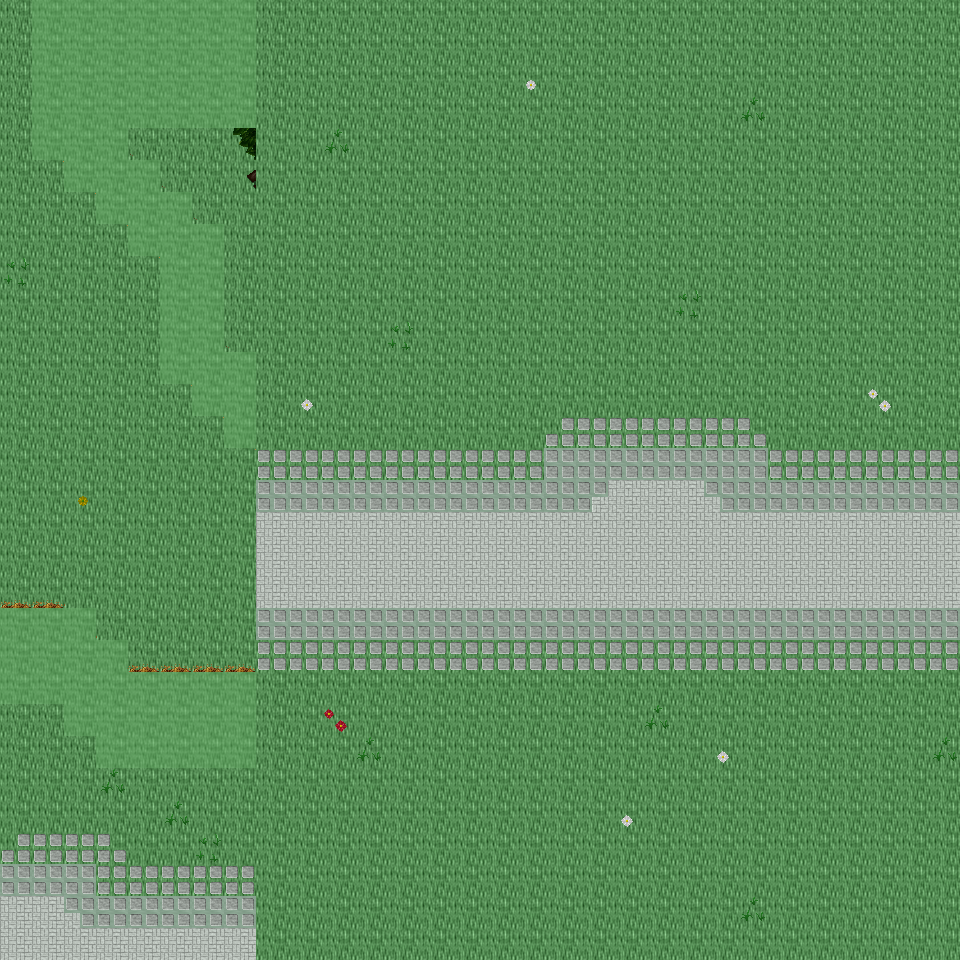

The image is a tile-based game level rendered from a .tmx file. Its description and source (layers, tilesets, objects; grid data summarised) follow:
An orthogonal 30x30 tile map with 32x32 px tiles, 6 tile layers (Ground, Object, Object2, Above, ...), 45 tilesets and 3 objects (3x mapExit).

<map version="1.0" orientation="orthogonal" renderorder="right-down" width="30" height="30" tilewidth="32" tileheight="32" nextobjectid="4">
  <tileset firstgid="1" name="tileset_ground_ground" tilewidth="32" tileheight="32" tilecount="33" columns="3">
    <image source="../drawable/tileset_ground_ground.png" width="96" height="352" />
  </tileset>
  <tileset firstgid="34" name="tileset_building_castle" tilewidth="32" tileheight="32" tilecount="320" columns="20">
    <image source="../drawable/tileset_building_castle.png" width="640" height="512" />
  </tileset>
  <tileset firstgid="354" name="tileset_ground_water_pool" tilewidth="32" tileheight="32" tilecount="72" columns="3">
    <image source="../drawable/tileset_ground_water_pool.png" width="96" height="768" />
  </tileset>
  <tileset firstgid="426" name="tileset_ground_ridge_earth_dark" tilewidth="32" tileheight="32" tilecount="96" columns="12">
    <image source="../drawable/tileset_ground_ridge_earth_dark.png" width="384" height="256" />
  </tileset>
  <tileset firstgid="522" name="tileset_ground_grass_edges" tilewidth="32" tileheight="32" tilecount="36" columns="12">
    <image source="../drawable/tileset_ground_grass_edges.png" width="384" height="96" />
  </tileset>
  <tileset firstgid="558" name="tileset_ground_earth_edges" tilewidth="32" tileheight="32" tilecount="18" columns="6">
    <image source="../drawable/tileset_ground_earth_edges.png" width="192" height="96" />
  </tileset>
  <tileset firstgid="576" name="tileset_ground_grass_corners" tilewidth="32" tileheight="32" tilecount="24" columns="6">
    <image source="../drawable/tileset_ground_grass_corners.png" width="192" height="128" />
  </tileset>
  <tileset firstgid="600" name="tileset_plant_stump_stump_green" tilewidth="32" tileheight="32" tilecount="4" columns="2">
    <image source="../drawable/tileset_plant_stump_stump_green.png" width="64" height="64" />
  </tileset>
  <tileset firstgid="604" name="tileset_item_pot_barrel" tilewidth="32" tileheight="32" tilecount="2" columns="1">
    <image source="../drawable/tileset_item_pot_barrel.png" width="32" height="64" />
  </tileset>
  <tileset firstgid="606" name="tileset_ground_rock_rocks_2" tilewidth="32" tileheight="32" tilecount="4" columns="2">
    <image source="../drawable/tileset_ground_rock_rocks_2.png" width="64" height="64" />
  </tileset>
  <tileset firstgid="610" name="tileset_ground_ladder_horizontal_dark" tilewidth="32" tileheight="32" tilecount="3" columns="1">
    <image source="../drawable/tileset_ground_ladder_horizontal_dark.png" width="32" height="96" />
  </tileset>
  <tileset firstgid="613" name="tileset_plant_grasses" tilewidth="32" tileheight="32" tilecount="6" columns="3">
    <image source="../drawable/tileset_plant_grasses.png" width="96" height="64" />
  </tileset>
  <tileset firstgid="619" name="tileset_plant_tree_tree_green" tilewidth="32" tileheight="32" tilecount="88" columns="8">
    <image source="../drawable/tileset_plant_tree_tree_green.png" width="256" height="352" />
  </tileset>
  <tileset firstgid="707" name="tileset_ground_water_waterfall" tilewidth="32" tileheight="32" tilecount="120" columns="8">
    <image source="../drawable/tileset_ground_water_waterfall.png" width="256" height="480" />
  </tileset>
  <tileset firstgid="827" name="tileset_plant_flower_daisy_white" tilewidth="32" tileheight="32" tilecount="8" columns="2">
    <image source="../drawable/tileset_plant_flower_daisy_white.png" width="64" height="128" />
  </tileset>
  <tileset firstgid="835" name="tileset_plant_flower_daisy_red" tilewidth="32" tileheight="32" tilecount="8" columns="2">
    <image source="../drawable/tileset_plant_flower_daisy_red.png" width="64" height="128" />
  </tileset>
  <tileset firstgid="843" name="tileset_ground_rock_pebbles" tilewidth="32" tileheight="32" tilecount="3" columns="1">
    <image source="../drawable/tileset_ground_rock_pebbles.png" width="32" height="96" />
  </tileset>
  <tileset firstgid="846" name="tileset_plant_flower_daisy_yellow" tilewidth="32" tileheight="32" tilecount="8" columns="2">
    <image source="../drawable/tileset_plant_flower_daisy_yellow.png" width="64" height="128" />
  </tileset>
  <tileset firstgid="854" name="tileset_building_decoration_longhorn_skull" tilewidth="32" tileheight="32" tilecount="6" columns="3">
    <image source="../drawable/tileset_building_decoration_longhorn_skull.png" width="96" height="64" />
  </tileset>
  <tileset firstgid="860" name="tileset_furniture_light_flames" tilewidth="32" tileheight="32" tilecount="6" columns="6">
    <image source="../drawable/tileset_furniture_light_flames.png" width="192" height="32" />
  </tileset>
  <tileset firstgid="866" name="tileset_plant_stump_stump_brown" tilewidth="32" tileheight="32" tilecount="4" columns="2">
    <image source="../drawable/tileset_plant_stump_stump_brown.png" width="64" height="64" />
  </tileset>
  <tileset firstgid="870" name="tileset_building_decoration_rocks_2" tilewidth="32" tileheight="32" tilecount="2" columns="1">
    <image source="../drawable/tileset_building_decoration_rocks_2.png" width="32" height="64" />
  </tileset>
  <tileset firstgid="872" name="tileset_plant_flower_daisy_blue" tilewidth="32" tileheight="32" tilecount="8" columns="2">
    <image source="../drawable/tileset_plant_flower_daisy_blue.png" width="64" height="128" />
  </tileset>
  <tileset firstgid="880" name="tileset_building_fence_fence_chunky" tilewidth="32" tileheight="32" tilecount="21" columns="3">
    <image source="../drawable/tileset_building_fence_fence_chunky.png" width="96" height="224" />
  </tileset>
  <tileset firstgid="901" name="tileset_ground_water_water_bubbles" tilewidth="32" tileheight="32" tilecount="32" columns="8">
    <image source="../drawable/tileset_ground_water_water_bubbles.png" width="256" height="128" />
  </tileset>
  <tileset firstgid="933" name="tileset_item_statue_grey_stone" tilewidth="32" tileheight="32" tilecount="4" columns="2">
    <image source="../drawable/tileset_item_statue_grey_stone.png" width="64" height="64" />
  </tileset>
  <tileset firstgid="937" name="tileset_plant_tree_tree_darkgreen" tilewidth="32" tileheight="32" tilecount="88" columns="8">
    <image source="../drawable/tileset_plant_tree_tree_darkgreen.png" width="256" height="352" />
  </tileset>
  <tileset firstgid="1025" name="tileset_logic_creature_animal" tilewidth="32" tileheight="32" tilecount="32" columns="8">
    <image source="../drawable/tileset_logic_creature_animal.png" width="256" height="128" />
  </tileset>
  <tileset firstgid="1057" name="tileset_logic_creature_rodent" tilewidth="32" tileheight="32" tilecount="8" columns="8">
    <image source="../drawable/tileset_logic_creature_rodent.png" width="256" height="32" />
  </tileset>
  <tileset firstgid="1065" name="tileset_logic_portal" tilewidth="32" tileheight="32" tilecount="24" columns="8">
    <image source="../drawable/tileset_logic_portal.png" width="256" height="96" />
  </tileset>
  <tileset firstgid="1089" name="tileset_logic_item_mushroom" tilewidth="32" tileheight="32" tilecount="6" columns="6">
    <image source="../drawable/tileset_logic_item_mushroom.png" width="192" height="32" />
  </tileset>
  <tileset firstgid="1095" name="tileset_logic_collision" tilewidth="32" tileheight="32" tilecount="1" columns="1">
    <image source="../drawable/tileset_logic_collision.png" width="32" height="32" />
  </tileset>
  <tileset firstgid="1096" name="tileset_logic_creature_human_little" tilewidth="32" tileheight="32" tilecount="2" columns="2">
    <image source="../drawable/tileset_logic_creature_human_little.png" width="64" height="32" />
  </tileset>
  <tileset firstgid="1098" name="tileset_logic_creature_fairy" tilewidth="32" tileheight="32" tilecount="4" columns="4">
    <image source="../drawable/tileset_logic_creature_fairy.png" width="128" height="32" />
  </tileset>
  <tileset firstgid="1102" name="tileset_logic_item_herb" tilewidth="32" tileheight="32" tilecount="5" columns="5">
    <image source="../drawable/tileset_logic_item_herb.png" width="160" height="32" />
  </tileset>
  <tileset firstgid="1107" name="tileset_object_suspension_bridge" tilewidth="32" tileheight="32" tilecount="24" columns="3">
    <image source="../drawable/tileset_object_suspension_bridge.png" width="96" height="256" />
  </tileset>
  <tileset firstgid="1131" name="tileset_logic_creature_farm_animal" tilewidth="32" tileheight="32" tilecount="16" columns="8">
    <image source="../drawable/tileset_logic_creature_farm_animal.png" width="256" height="64" />
  </tileset>
  <tileset firstgid="1147" name="tileset_ground_green_paving" tilewidth="32" tileheight="32" tilecount="18" columns="3">
    <image source="../drawable/tileset_ground_green_paving.png" width="96" height="192" />
  </tileset>
  <tileset firstgid="1165" name="tileset_logic_protection" tilewidth="32" tileheight="32" tilecount="2" columns="2">
    <image source="../drawable/tileset_logic_protection.png" width="64" height="32" />
  </tileset>
  <tileset firstgid="1167" name="tileset_light_light_5x5" tilewidth="32" tileheight="32" tilecount="25" columns="5">
    <image source="../drawable/tileset_light_light_5x5.png" width="160" height="160" />
  </tileset>
  <tileset firstgid="1192" name="tileset_light_door_light" tilewidth="32" tileheight="32" tilecount="12" columns="3">
    <image source="../drawable/tileset_light_door_light.png" width="96" height="128" />
  </tileset>
  <tileset firstgid="1204" name="tileset_building_huts" tilewidth="32" tileheight="32" tilecount="338" columns="26">
    <image source="../drawable/tileset_building_huts.png" width="832" height="416" />
  </tileset>
  <tileset firstgid="1542" name="tileset_building_chimney_smoke" tilewidth="32" tileheight="32" tilecount="40" columns="4">
    <image source="../drawable/tileset_building_chimney_smoke.png" width="128" height="320" />
  </tileset>
  <tileset firstgid="1582" name="tileset_plant_tree_chestnut_tree" tilewidth="32" tileheight="32" tilecount="20" columns="4">
    <image source="../drawable/tileset_plant_tree_chestnut_tree.png" width="128" height="160" />
  </tileset>
  <tileset firstgid="1602" name="tileset_logic_creature_troll" tilewidth="32" tileheight="32" tilecount="4" columns="4">
    <image source="../drawable/tileset_logic_creature_troll.png" width="128" height="32" />
  </tileset>
  <layer name="Ground" width="30" height="30">
    <data>[900 cells, 900 non-empty, 2 distinct tile ids]</data>
  </layer>
  <layer name="Object" width="30" height="30">
    <data>[900 cells, 259 non-empty, 20 distinct tile ids]</data>
  </layer>
  <layer name="Object2" width="30" height="30">
    <data>[900 cells, 36 non-empty, 17 distinct tile ids]</data>
  </layer>
  <layer name="Above" width="30" height="30">
    <data>[900 cells, 15 non-empty, 13 distinct tile ids]</data>
  </layer>
  <layer name="Above2" width="30" height="30">
    <data>[900 cells, 0 non-empty, 0 distinct tile ids]</data>
  </layer>
  <layer name="Walkable" width="30" height="30">
    <data>[900 cells, 78 non-empty, 1 distinct tile ids]</data>
  </layer>
  <objectgroup name="MapEvents">
    <object id="1" name="south" type="mapExit" x="0" y="928" width="960" height="32">
      <properties>
        <property name="map" value="level_0_x106_y94" />
        <property name="x" value="0" />
        <property name="y" value="1" />
      </properties>
    </object>
    <object id="2" name="west" type="mapExit" x="0" y="0" width="32" height="608">
      <properties>
        <property name="map" value="level_0_x105_y93" />
        <property name="x" value="28" />
        <property name="y" value="0" />
      </properties>
    </object>
    <object id="3" name="west2" type="mapExit" x="0" y="704" width="32" height="256">
      <properties>
        <property name="map" value="level_0_x105_y93" />
        <property name="x" value="28" />
        <property name="y" value="22" />
      </properties>
    </object>
  </objectgroup>
</map>
